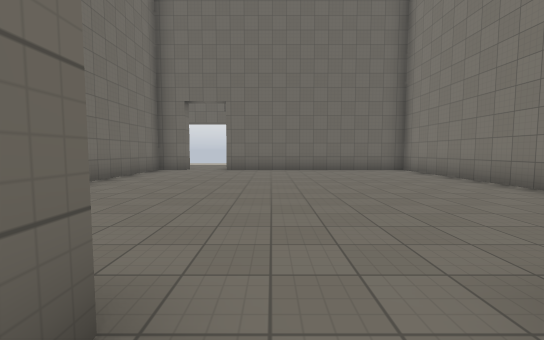
view 1 (above)

17 first-person views from a walk through a 3-D level made in the Godot game engine. The camera is 1.4 m above the floor, tilts 4° down and sees 90° across. The floor is counted in squares, 2 m on a side. Each view is taken from the middle of a square. On the plan, view 1 faces up. The plan holds only what a view shows up to about 9 squares ahead; the rest is blank. The place goes on beyond the plan. Characters and animated objects are left out. Surface patterns are stand-ins for the level's own textures.

view 2
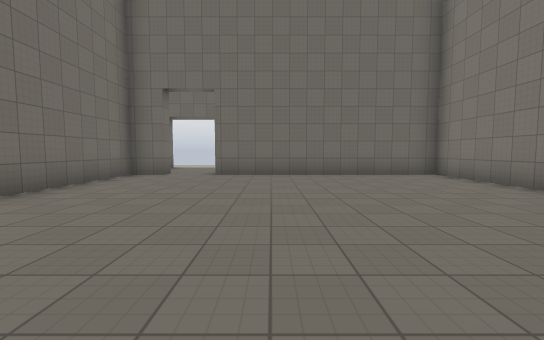

view 3
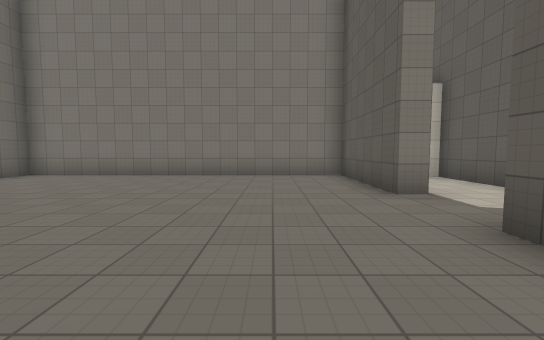

view 4
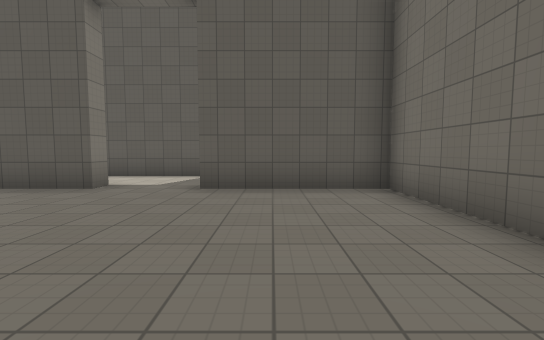

view 5
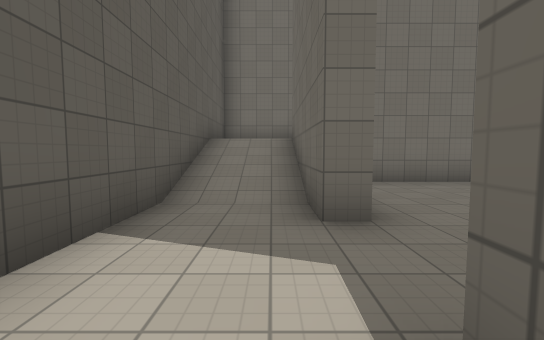

view 6
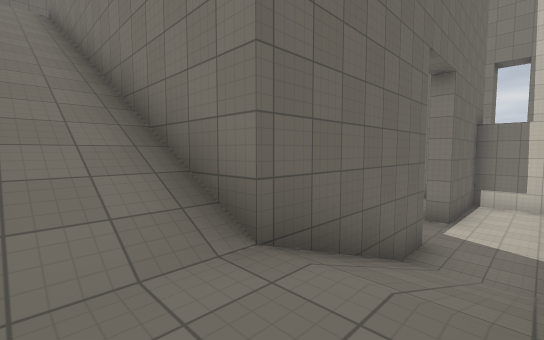

view 7
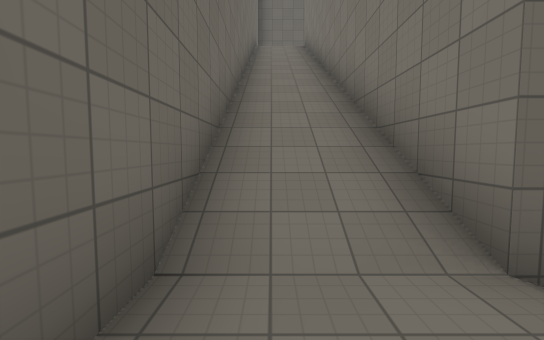

view 8
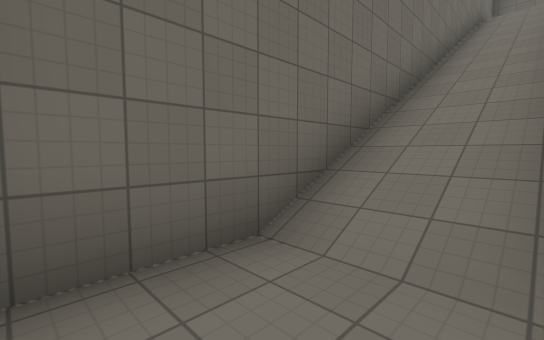

view 9
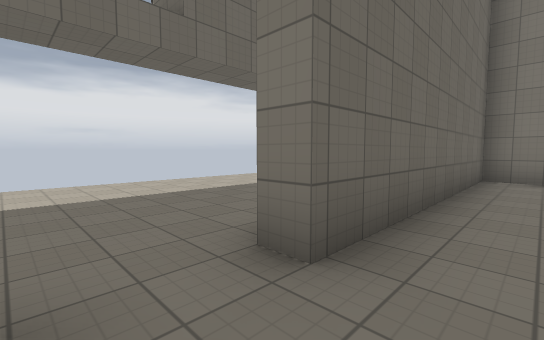

view 10
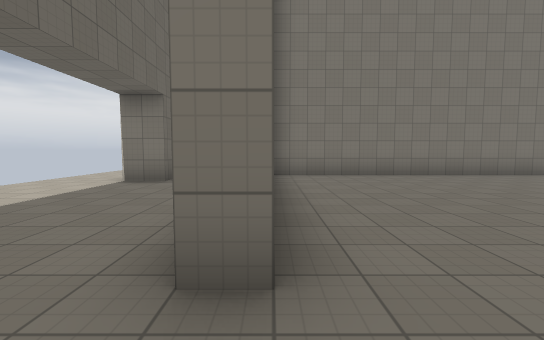

view 11
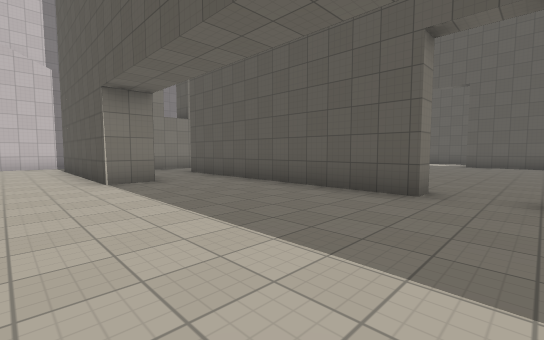

view 12
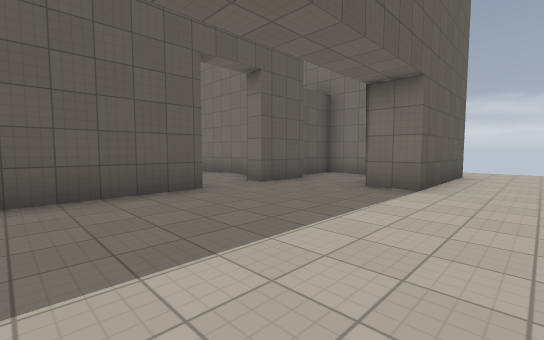

view 13
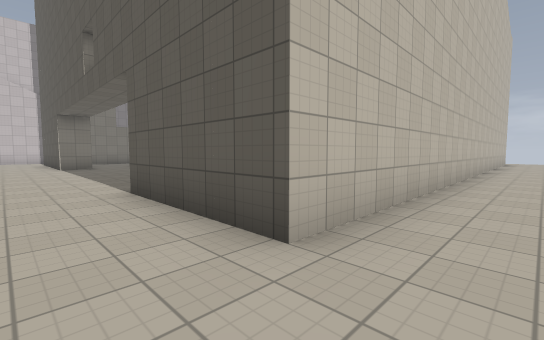

view 14
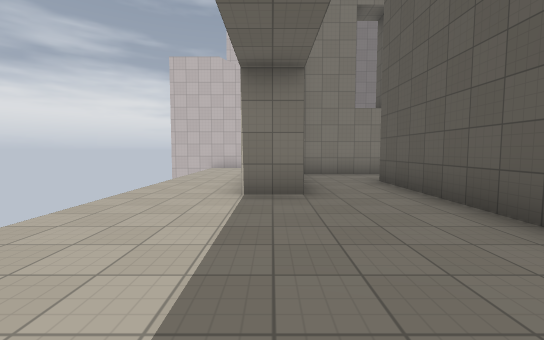

view 15
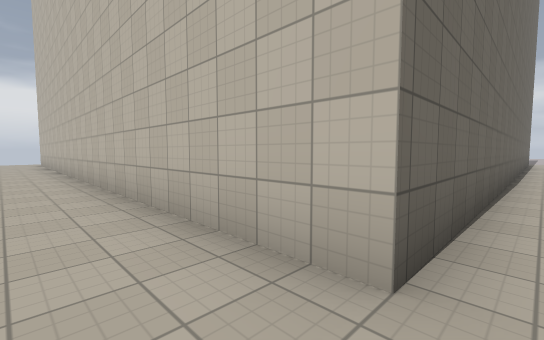

view 16
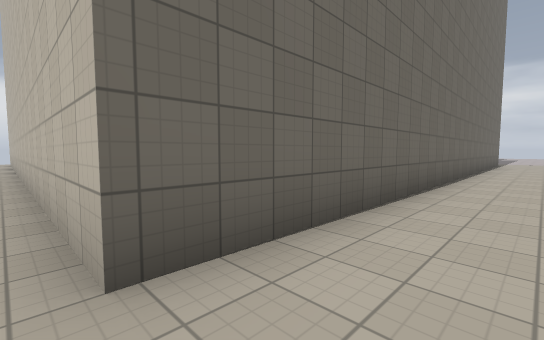

view 17
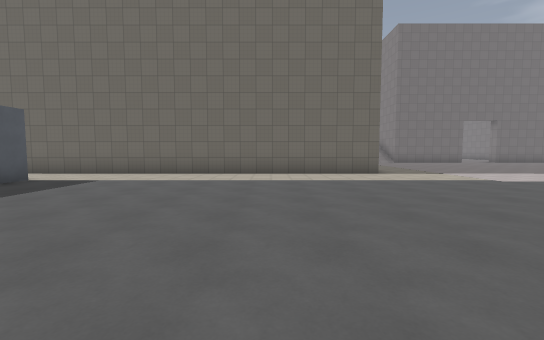

### Floor plan
Key: @ floor where view 1 was taken; # wall or solid block; . main floor; : floor 2 m higher than the main floor; / step, stairs or slope.
Columns run from 9 left of view 1 to 13 right of it. Each row starts with its distance up from view 1.
 15 ...................
 14 ...................
 13 ..###........#####
 12 ..#..............#
 11 ..#..............#
 10 ..#//#..#######..#
  9 ..#//#........#
  8 ..#//#........#
  7 ..#//#........#
  6 ..#//#........#
  5 ..#//#........#
  4 ..#//#........#
  3 ..#//#........#
  2 ..#//#........#
  1 ..#//####..####
  0 ..#::///.@....#
 -1 ..#::///......#
 -2 ..################.....
 -3 .......................
 -4  .....................
 -5         #............
 -6          ...........
 -7           .........
 -8            .......
 -9             .....
-10              ...
-11               .

Where each view was taken, in squares from view 1:
view 1: 0 up, 0 right, facing up
view 2: 2 up, 0 right, facing up
view 3: 3 up, 3 left, facing right
view 4: 6 up, 2 left, facing down
view 5: 0 up, 2 right, facing left
view 6: 1 down, 6 left, facing up-right
view 7: 1 down, 6 left, facing up
view 8: 1 down, 5 left, facing up-left
view 9: 9 up, 3 left, facing up-right
view 10: 10 up, 3 left, facing right
view 11: 15 up, 3 left, facing down-right
view 12: 15 up, 1 right, facing down-left
view 13: 15 up, 9 left, facing down-right
view 14: 13 up, 1 left, facing right
view 15: 3 down, 9 left, facing up-right
view 16: 4 down, 8 left, facing up-right
view 17: 11 down, 5 right, facing up
